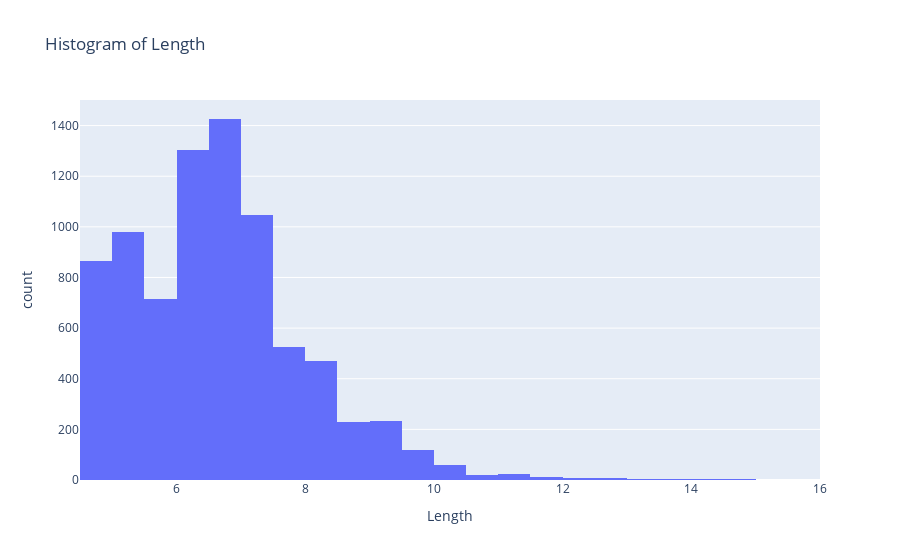
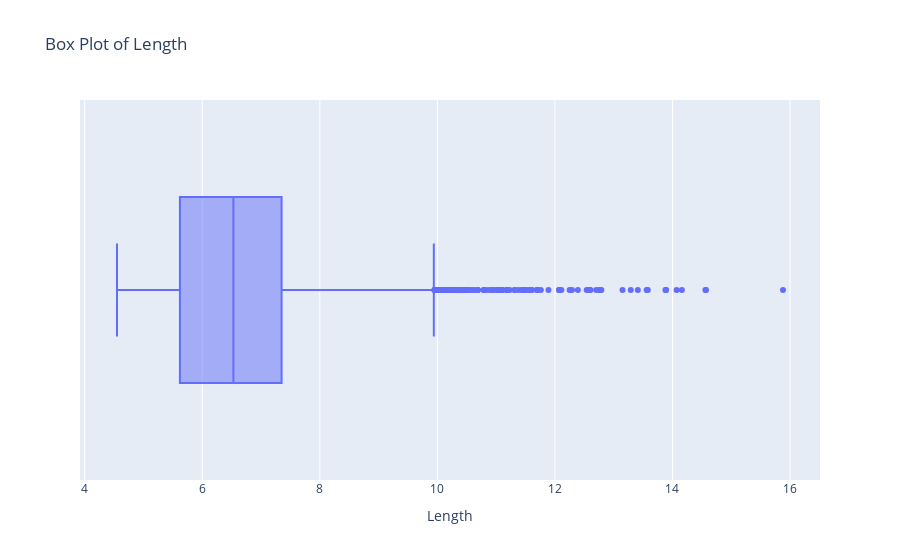

Notebook cell for these charts, in order:
### Code cell
# Create a histogram and a box plot for the 'Length' column
fig = px.histogram(df_training, x='Length', nbins=30, title='Histogram of Length')
fig.show()

fig = px.box(df_training, 'Length', title='Box Plot of Length')
fig.show()

### Figure 1 — Plotly figure (JSON) as saved in the notebook; plotly's stock layout.template omitted (floating-point values rounded to 4 significant figures; data arrays with more than 128 entries replaced by an {"elided": "..."} marker saying what was removed)
{"data": [{"bingroup": "x", "hovertemplate": "Length=%{x}<br>count=%{y}<extra></extra>", "legendgroup": "", "marker": {"color": "#636efa", "pattern": {"shape": ""}}, "name": "", "nbinsx": 30, "orientation": "v", "showlegend": false, "type": "histogram", "x": {"elided": "8050 float values"}, "xaxis": "x", "yaxis": "y"}], "layout": {"barmode": "relative", "legend": {"tracegroupgap": 0}, "title": {"text": "Histogram of Length"}, "xaxis": {"anchor": "y", "domain": [0, 1], "title": {"text": "Length"}}, "yaxis": {"anchor": "x", "domain": [0, 1], "title": {"text": "count"}}}}

### Figure 2 — Plotly figure (JSON) as saved in the notebook; plotly's stock layout.template omitted (floating-point values rounded to 4 significant figures; data arrays with more than 128 entries replaced by an {"elided": "..."} marker saying what was removed)
{"data": [{"alignmentgroup": "True", "hovertemplate": "Length=%{x}<extra></extra>", "legendgroup": "", "marker": {"color": "#636efa"}, "name": "", "notched": false, "offsetgroup": "", "orientation": "h", "showlegend": false, "type": "box", "x": {"elided": "8050 float values"}, "x0": " ", "xaxis": "x", "y0": " ", "yaxis": "y"}], "layout": {"boxmode": "group", "legend": {"tracegroupgap": 0}, "title": {"text": "Box Plot of Length"}, "xaxis": {"anchor": "y", "domain": [0, 1], "title": {"text": "Length"}}, "yaxis": {"anchor": "x", "domain": [0, 1]}}}
